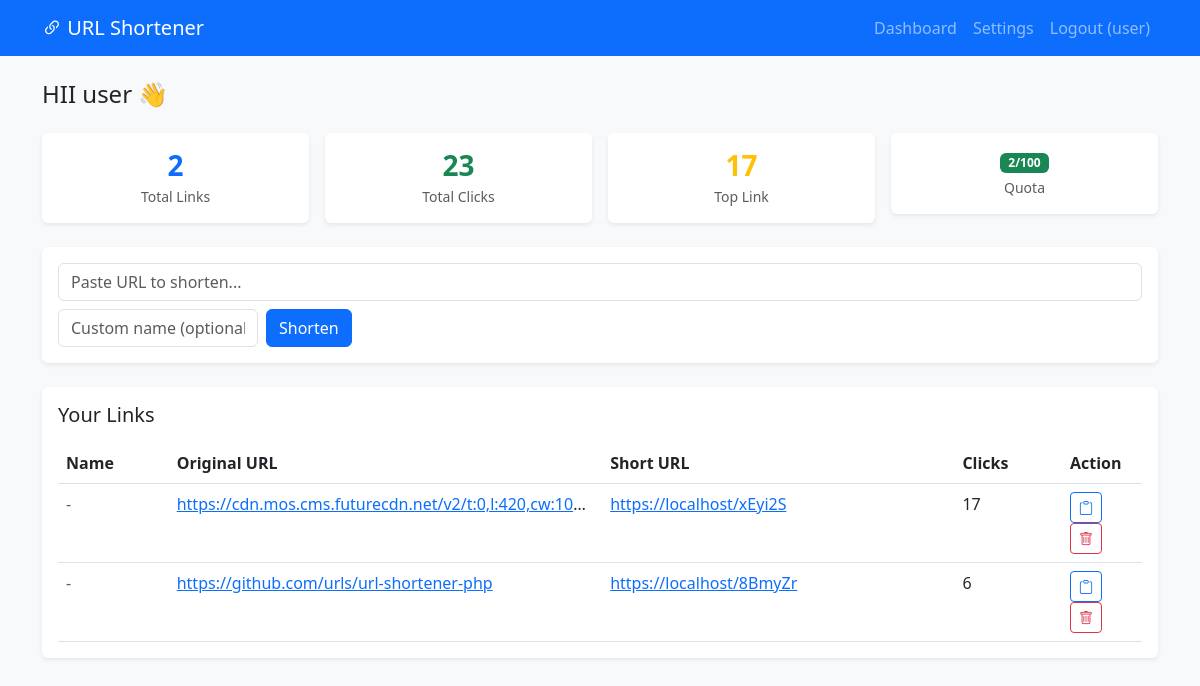
The app's page /dashboard (signed in) with its own data.
### tables this page shows
CREATE TABLE `urls` (
  `id` int(11) NOT NULL,
  `user_id` int(11) DEFAULT NULL,
  `long_url` text NOT NULL,
  `short_code` varchar(10) NOT NULL,
  `name` varchar(100) DEFAULT NULL,
  `clicks` int(11) DEFAULT 0,
  `expires_at` datetime DEFAULT NULL,
  `created_at` timestamp NULL DEFAULT current_timestamp()
);

### users/dashboard.php (the view, shortened to what this page needs)
<?php
require_once '../config/db.php';
$user_id = $_SESSION['user_id'];
$username = $_SESSION['username'];
$stmt = $conn->prepare("SELECT * FROM urls WHERE user_id = ? ORDER BY created_at DESC LIMIT 10");
$stmt->bind_param("i", $user_id);
$stmt->execute();
$result = $stmt->get_result();
$link_count = $result->num_rows;
$total_clicks = 0;
$recent_links = [];
while ($row = $result->fetch_assoc()) {
    $total_clicks += $row['clicks'];
    $recent_links[] = $row;
}
$most_clicked_stmt = $conn->prepare("SELECT * FROM urls WHERE user_id = ? ORDER BY clicks DESC LIMIT 1");
$most_clicked_stmt->bind_param("i", $user_id);
$most_clicked_stmt->execute();
$most_clicked_result = $most_clicked_stmt->get_result();
$most_clicked = $most_clicked_result->fetch_assoc();
?>
<!DOCTYPE html>
<html lang="en">
<head>
    <link href="https://cdn.jsdelivr.net/npm/bootstrap@5.3.0/dist/css/bootstrap.min.css" rel="stylesheet">
    <link rel="stylesheet" href="https://cdn.jsdelivr.net/npm/bootstrap-icons@1.7.2/font/bootstrap-icons.css">
    <link rel="stylesheet" href="../assets/css/style.css">
</head>
<body class="bg-light">
    <?php include '../includes/navbar.php'; ?>
    <div class="container py-4">
        <div class="mb-4">
            <h4 class="mb-0">HII <?php echo htmlspecialchars($username); ?> 👋</h4>
        </div>
        <div class="row g-3 mb-4">
            <div class="col-md-3">
                <div class="card border-0 shadow-sm">
                    <div class="card-body text-center py-3">
                        <h3 class="fw-bold text-primary mb-1"><?php echo $link_count; ?></h3>
                        <p class="text-muted small mb-0">Total Links</p>
                    </div>
                </div>
            </div>
            <div class="col-md-3">
                <div class="card border-0 shadow-sm">
                    <div class="card-body text-center py-3">
                        <h3 class="fw-bold text-success mb-1"><?php echo $total_clicks; ?></h3>
                        <p class="text-muted small mb-0">Total Clicks</p>
                    </div>
                </div>
            </div>
            <div class="col-md-3">
                <div class="card border-0 shadow-sm">
                    <div class="card-body text-center py-3">
                        <h3 class="fw-bold text-warning mb-1"><?php echo $most_clicked ? $most_clicked['clicks'] : 0; ?></h3>
                        <p class="text-muted small mb-0">Top Link</p>
                    </div>
                </div>
            </div>
            <div class="col-md-3">
                <div class="card border-0 shadow-sm">
                    <div class="card-body text-center py-3">
                        <span class="badge <?php echo $link_count >= 100 ? 'bg-danger' : 'bg-success'; ?>"><?php echo $link_count; ?>/100</span>
                        <p class="text-muted small mb-0 mt-1">Quota</p>
                    </div>
                </div>
            </div>
        </div>
        <div class="card border-0 shadow-sm mb-4">
            <div class="card-body">
                <form id="quickShortenForm" class="d-flex gap-2 flex-wrap">
                    <input type="url" class="form-control" id="quickLongUrl" placeholder="Paste URL to shorten..." required>
                    <input type="text" class="form-control" id="quickName" placeholder="Custom name (optional)" style="max-width: 200px;">
                    <button class="btn btn-primary" type="submit">Shorten</button>
                </form>
            </div>
        </div>
        <div class="card border-0 shadow-sm">
            <div class="card-body">
                <h5 class="card-title mb-3">Your Links</h5>
                <?php if (!empty($recent_links)): ?>
                    <div class="table-responsive">
                        <table class="table table-hover mb-0">
                            <thead>
                                <tr>
                                    <th>Name</th>
                                    <th>Original URL</th>
                                    <th>Short URL</th>
                                    <th>Clicks</th>
                                    <th style="width: 80px;">Action</th>
                                </tr>
                            </thead>
                            <tbody>
                                <?php foreach ($recent_links as $row): ?>
                                    <tr id="row-<?php echo $row['id']; ?>">
                                        <td>
                                            <?php if (!empty($row['name'])): ?>
                                                <span class="fw-medium"><?php echo htmlspecialchars($row['name']); ?></span>
                                            <?php else: ?>
                                                <span class="text-muted">-</span>
                                            <?php endif; ?>
                                        </td>
                                        <td class="text-truncate" style="max-width: 250px;">
                                            <a href="<?php echo htmlspecialchars($row['long_url']); ?>" target="_blank" title="<?php echo htmlspecialchars($row['long_url']); ?>">
                                                <?php echo htmlspecialchars($row['long_url']); ?>
                                            </a>
                                        </td>
                                        <td>
                                            <a href="<?php echo BASE_URL . $row['short_code']; ?>" target="_blank">
                                                <?php echo BASE_URL . $row['short_code']; ?>
                                            </a>
                                        </td>
                                        <td><?php echo $row['clicks']; ?></td>
                                        <td>
                                            <button class="btn btn-sm btn-outline-primary copy-btn me-1" data-url="<?php echo BASE_URL . $row['short_code']; ?>">
                                                <i class="bi bi-clipboard"></i>
                                            </button>
                                            <button class="btn btn-sm btn-outline-danger" onclick="deleteUrl(<?php echo $row['id']; ?>)">
                                                <i class="bi bi-trash"></i>
                                            </button>
                                        </td>
                                    </tr>
                                <?php endforeach; ?>
                            </tbody>
                        </table>
                    </div>
                <?php endif; ?>
            </div>
        </div>
    </div>
</body>
</html>

### includes/navbar.php (shortened to what this page needs)
<?php
$current_path = dirname($_SERVER['PHP_SELF']);
if ($current_path == '/auth' || strpos($current_path, '/auth/') !== false) {
    $base_prefix = '../';
} elseif ($current_path == '/users' || strpos($current_path, '/users/') !== false) {
    $base_prefix = '../';
} elseif ($current_path == '/pages' || strpos($current_path, '/pages/') !== false) {
    $base_prefix = '../';
} else {
    $base_prefix = '';
}
?>
<nav class="navbar navbar-expand-lg navbar-dark bg-primary">
    <div class="container">
        <a class="navbar-brand" href="<?php echo $base_prefix; ?>index"><i class="bi bi-link-45deg"></i> URL Shortener</a>
        <div class="collapse navbar-collapse" id="navbarNav">
            <ul class="navbar-nav ms-auto">
                <?php if (isset($_SESSION['user_id'])): ?>
                    <li class="nav-item">
                        <a class="nav-link" href="<?php echo $base_prefix; ?>dashboard">Dashboard</a>
                    </li>
                    <li class="nav-item">
                        <a class="nav-link" href="<?php echo $base_prefix; ?>settings">Settings</a>
                    </li>
                    <li class="nav-item">
                        <a class="nav-link" href="<?php echo $base_prefix; ?>logout">Logout (<?php echo htmlspecialchars($_SESSION['username']); ?>)</a>
                    </li>
                <?php endif; ?>
            </ul>
        </div>
    </div>
</nav>

### assets/css/style.css (style rules this page uses)
body { min-height: 100vh; display: flex; flex-direction: column; }

### records on screen
urls: clicks "17", long_url "https://cdn.mos.cms.futurecdn.net/v2/t:0,l:420,cw:10…", short_code "xEyi2S"
urls: long_url "https://github.com/urls/url-shortener-php", short_code "8BmyZr", clicks "6"

### other values on screen
$_SESSION['username'] "user"
$username "user"
$link_count "2"
$total_clicks "23"
